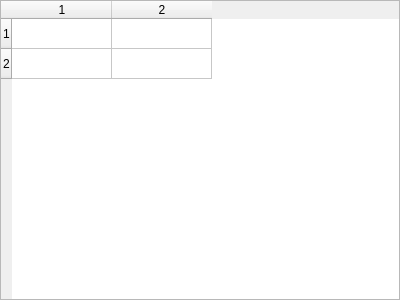
<?xml version="1.0" encoding="UTF-8"?>
<ui version="4.0">
 <class>ParamsTable</class>
 <widget class="QTableWidget" name="ParamsTable">
  <property name="geometry">
   <rect>
    <x>0</x>
    <y>0</y>
    <width>400</width>
    <height>300</height>
   </rect>
  </property>
  <property name="windowTitle">
   <string>Form</string>
  </property>
  <property name="styleSheet">
   <string notr="true"/>
  </property>
  <property name="showGrid">
   <bool>true</bool>
  </property>
  <property name="rowCount">
   <number>2</number>
  </property>
  <property name="columnCount">
   <number>2</number>
  </property>
  <attribute name="horizontalHeaderVisible">
   <bool>false</bool>
  </attribute>
  <attribute name="verticalHeaderVisible">
   <bool>false</bool>
  </attribute>
  <row/>
  <row/>
  <column/>
  <column/>
 </widget>
 <resources/>
 <connections/>
</ui>
